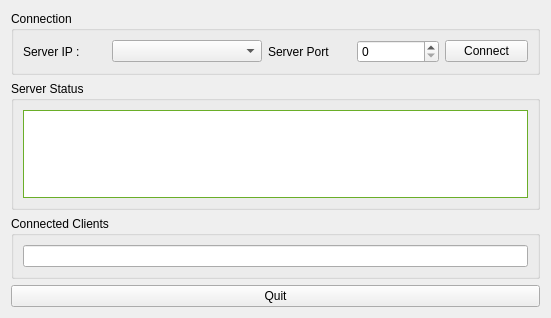
<?xml version="1.0" encoding="UTF-8"?>
<ui version="4.0">
 <class>ServerWindow</class>
 <widget class="QWidget" name="ServerWindow">
  <property name="geometry">
   <rect>
    <x>0</x>
    <y>0</y>
    <width>551</width>
    <height>318</height>
   </rect>
  </property>
  <property name="windowTitle">
   <string>SpeakAPP [Server Mode]</string>
  </property>
  <layout class="QVBoxLayout" name="verticalLayout_2">
   <item>
    <layout class="QVBoxLayout" name="verticalLayout">
     <item>
      <layout class="QHBoxLayout" name="Connection_horizontalLayout">
       <item>
        <widget class="QGroupBox" name="Connection_groupBox">
         <property name="title">
          <string>Connection</string>
         </property>
         <layout class="QHBoxLayout" name="horizontalLayout_2">
          <item>
           <widget class="QLabel" name="ServerIP_label">
            <property name="text">
             <string>Server IP : </string>
            </property>
           </widget>
          </item>
          <item>
           <widget class="QComboBox" name="ServerIP_comboBox">
            <property name="minimumSize">
             <size>
              <width>150</width>
              <height>0</height>
             </size>
            </property>
           </widget>
          </item>
          <item>
           <widget class="QLabel" name="ServerPort_label">
            <property name="text">
             <string>Server Port</string>
            </property>
           </widget>
          </item>
          <item>
           <widget class="QSpinBox" name="ServerPort_spinBox"/>
          </item>
          <item>
           <widget class="QPushButton" name="Connect_pushButton">
            <property name="text">
             <string>Connect</string>
            </property>
           </widget>
          </item>
         </layout>
        </widget>
       </item>
      </layout>
     </item>
     <item>
      <widget class="QGroupBox" name="ServerStatus_groupBox">
       <property name="palette">
        <palette>
         <active>
          <colorrole role="WindowText">
           <brush brushstyle="SolidPattern">
            <color alpha="255">
             <red>0</red>
             <green>0</green>
             <blue>0</blue>
            </color>
           </brush>
          </colorrole>
          <colorrole role="Button">
           <brush brushstyle="SolidPattern">
            <color alpha="255">
             <red>138</red>
             <green>226</green>
             <blue>52</blue>
            </color>
           </brush>
          </colorrole>
          <colorrole role="Light">
           <brush brushstyle="SolidPattern">
            <color alpha="255">
             <red>198</red>
             <green>255</green>
             <blue>143</blue>
            </color>
           </brush>
          </colorrole>
          <colorrole role="Midlight">
           <brush brushstyle="SolidPattern">
            <color alpha="255">
             <red>168</red>
             <green>240</green>
             <blue>97</blue>
            </color>
           </brush>
          </colorrole>
          <colorrole role="Dark">
           <brush brushstyle="SolidPattern">
            <color alpha="255">
             <red>69</red>
             <green>113</green>
             <blue>26</blue>
            </color>
           </brush>
          </colorrole>
          <colorrole role="Mid">
           <brush brushstyle="SolidPattern">
            <color alpha="255">
             <red>92</red>
             <green>151</green>
             <blue>34</blue>
            </color>
           </brush>
          </colorrole>
          <colorrole role="Text">
           <brush brushstyle="SolidPattern">
            <color alpha="255">
             <red>0</red>
             <green>0</green>
             <blue>0</blue>
            </color>
           </brush>
          </colorrole>
          <colorrole role="BrightText">
           <brush brushstyle="SolidPattern">
            <color alpha="255">
             <red>255</red>
             <green>255</green>
             <blue>255</blue>
            </color>
           </brush>
          </colorrole>
          <colorrole role="ButtonText">
           <brush brushstyle="SolidPattern">
            <color alpha="255">
             <red>0</red>
             <green>0</green>
             <blue>0</blue>
            </color>
           </brush>
          </colorrole>
          <colorrole role="Base">
           <brush brushstyle="SolidPattern">
            <color alpha="255">
             <red>255</red>
             <green>255</green>
             <blue>255</blue>
            </color>
           </brush>
          </colorrole>
          <colorrole role="Window">
           <brush brushstyle="SolidPattern">
            <color alpha="255">
             <red>138</red>
             <green>226</green>
             <blue>52</blue>
            </color>
           </brush>
          </colorrole>
          <colorrole role="Shadow">
           <brush brushstyle="SolidPattern">
            <color alpha="255">
             <red>0</red>
             <green>0</green>
             <blue>0</blue>
            </color>
           </brush>
          </colorrole>
          <colorrole role="AlternateBase">
           <brush brushstyle="SolidPattern">
            <color alpha="255">
             <red>196</red>
             <green>240</green>
             <blue>153</blue>
            </color>
           </brush>
          </colorrole>
          <colorrole role="ToolTipBase">
           <brush brushstyle="SolidPattern">
            <color alpha="255">
             <red>255</red>
             <green>255</green>
             <blue>220</blue>
            </color>
           </brush>
          </colorrole>
          <colorrole role="ToolTipText">
           <brush brushstyle="SolidPattern">
            <color alpha="255">
             <red>0</red>
             <green>0</green>
             <blue>0</blue>
            </color>
           </brush>
          </colorrole>
          <colorrole role="PlaceholderText">
           <brush brushstyle="SolidPattern">
            <color alpha="128">
             <red>0</red>
             <green>0</green>
             <blue>0</blue>
            </color>
           </brush>
          </colorrole>
         </active>
         <inactive>
          <colorrole role="WindowText">
           <brush brushstyle="SolidPattern">
            <color alpha="255">
             <red>0</red>
             <green>0</green>
             <blue>0</blue>
            </color>
           </brush>
          </colorrole>
          <colorrole role="Button">
           <brush brushstyle="SolidPattern">
            <color alpha="255">
             <red>138</red>
             <green>226</green>
             <blue>52</blue>
            </color>
           </brush>
          </colorrole>
          <colorrole role="Light">
           <brush brushstyle="SolidPattern">
            <color alpha="255">
             <red>198</red>
             <green>255</green>
             <blue>143</blue>
            </color>
           </brush>
          </colorrole>
          <colorrole role="Midlight">
           <brush brushstyle="SolidPattern">
            <color alpha="255">
             <red>168</red>
             <green>240</green>
             <blue>97</blue>
            </color>
           </brush>
          </colorrole>
          <colorrole role="Dark">
           <brush brushstyle="SolidPattern">
            <color alpha="255">
             <red>69</red>
             <green>113</green>
             <blue>26</blue>
            </color>
           </brush>
          </colorrole>
          <colorrole role="Mid">
           <brush brushstyle="SolidPattern">
            <color alpha="255">
             <red>92</red>
             <green>151</green>
             <blue>34</blue>
            </color>
           </brush>
          </colorrole>
          <colorrole role="Text">
           <brush brushstyle="SolidPattern">
            <color alpha="255">
             <red>0</red>
             <green>0</green>
             <blue>0</blue>
            </color>
           </brush>
          </colorrole>
          <colorrole role="BrightText">
           <brush brushstyle="SolidPattern">
            <color alpha="255">
             <red>255</red>
             <green>255</green>
             <blue>255</blue>
            </color>
           </brush>
          </colorrole>
          <colorrole role="ButtonText">
           <brush brushstyle="SolidPattern">
            <color alpha="255">
             <red>0</red>
             <green>0</green>
             <blue>0</blue>
            </color>
           </brush>
          </colorrole>
          <colorrole role="Base">
           <brush brushstyle="SolidPattern">
            <color alpha="255">
             <red>255</red>
             <green>255</green>
             <blue>255</blue>
            </color>
           </brush>
          </colorrole>
          <colorrole role="Window">
           <brush brushstyle="SolidPattern">
            <color alpha="255">
             <red>138</red>
             <green>226</green>
             <blue>52</blue>
            </color>
           </brush>
          </colorrole>
          <colorrole role="Shadow">
           <brush brushstyle="SolidPattern">
            <color alpha="255">
             <red>0</red>
             <green>0</green>
             <blue>0</blue>
            </color>
           </brush>
          </colorrole>
          <colorrole role="AlternateBase">
           <brush brushstyle="SolidPattern">
            <color alpha="255">
             <red>196</red>
             <green>240</green>
             <blue>153</blue>
            </color>
           </brush>
          </colorrole>
          <colorrole role="ToolTipBase">
           <brush brushstyle="SolidPattern">
            <color alpha="255">
             <red>255</red>
             <green>255</green>
             <blue>220</blue>
            </color>
           </brush>
          </colorrole>
          <colorrole role="ToolTipText">
           <brush brushstyle="SolidPattern">
            <color alpha="255">
             <red>0</red>
             <green>0</green>
             <blue>0</blue>
            </color>
           </brush>
          </colorrole>
          <colorrole role="PlaceholderText">
           <brush brushstyle="SolidPattern">
            <color alpha="128">
             <red>0</red>
             <green>0</green>
             <blue>0</blue>
            </color>
           </brush>
          </colorrole>
         </inactive>
         <disabled>
          <colorrole role="WindowText">
           <brush brushstyle="SolidPattern">
            <color alpha="255">
             <red>69</red>
             <green>113</green>
             <blue>26</blue>
            </color>
           </brush>
          </colorrole>
          <colorrole role="Button">
           <brush brushstyle="SolidPattern">
            <color alpha="255">
             <red>138</red>
             <green>226</green>
             <blue>52</blue>
            </color>
           </brush>
          </colorrole>
          <colorrole role="Light">
           <brush brushstyle="SolidPattern">
            <color alpha="255">
             <red>198</red>
             <green>255</green>
             <blue>143</blue>
            </color>
           </brush>
          </colorrole>
          <colorrole role="Midlight">
           <brush brushstyle="SolidPattern">
            <color alpha="255">
             <red>168</red>
             <green>240</green>
             <blue>97</blue>
            </color>
           </brush>
          </colorrole>
          <colorrole role="Dark">
           <brush brushstyle="SolidPattern">
            <color alpha="255">
             <red>69</red>
             <green>113</green>
             <blue>26</blue>
            </color>
           </brush>
          </colorrole>
          <colorrole role="Mid">
           <brush brushstyle="SolidPattern">
            <color alpha="255">
             <red>92</red>
             <green>151</green>
             <blue>34</blue>
            </color>
           </brush>
          </colorrole>
          <colorrole role="Text">
           <brush brushstyle="SolidPattern">
            <color alpha="255">
             <red>69</red>
             <green>113</green>
             <blue>26</blue>
            </color>
           </brush>
          </colorrole>
          <colorrole role="BrightText">
           <brush brushstyle="SolidPattern">
            <color alpha="255">
             <red>255</red>
             <green>255</green>
             <blue>255</blue>
            </color>
           </brush>
          </colorrole>
          <colorrole role="ButtonText">
           <brush brushstyle="SolidPattern">
            <color alpha="255">
             <red>69</red>
             <green>113</green>
             <blue>26</blue>
            </color>
           </brush>
          </colorrole>
          <colorrole role="Base">
           <brush brushstyle="SolidPattern">
            <color alpha="255">
             <red>138</red>
             <green>226</green>
             <blue>52</blue>
            </color>
           </brush>
          </colorrole>
          <colorrole role="Window">
           <brush brushstyle="SolidPattern">
            <color alpha="255">
             <red>138</red>
             <green>226</green>
             <blue>52</blue>
            </color>
           </brush>
          </colorrole>
          <colorrole role="Shadow">
           <brush brushstyle="SolidPattern">
            <color alpha="255">
             <red>0</red>
             <green>0</green>
             <blue>0</blue>
            </color>
           </brush>
          </colorrole>
          <colorrole role="AlternateBase">
           <brush brushstyle="SolidPattern">
            <color alpha="255">
             <red>138</red>
             <green>226</green>
             <blue>52</blue>
            </color>
           </brush>
          </colorrole>
          <colorrole role="ToolTipBase">
           <brush brushstyle="SolidPattern">
            <color alpha="255">
             <red>255</red>
             <green>255</green>
             <blue>220</blue>
            </color>
           </brush>
          </colorrole>
          <colorrole role="ToolTipText">
           <brush brushstyle="SolidPattern">
            <color alpha="255">
             <red>0</red>
             <green>0</green>
             <blue>0</blue>
            </color>
           </brush>
          </colorrole>
          <colorrole role="PlaceholderText">
           <brush brushstyle="SolidPattern">
            <color alpha="128">
             <red>0</red>
             <green>0</green>
             <blue>0</blue>
            </color>
           </brush>
          </colorrole>
         </disabled>
        </palette>
       </property>
       <property name="title">
        <string>Server Status</string>
       </property>
       <layout class="QVBoxLayout" name="verticalLayout_4">
        <item>
         <widget class="QTextEdit" name="InfoZone_textEdit"/>
        </item>
       </layout>
      </widget>
     </item>
     <item>
      <widget class="QGroupBox" name="ConnectedClients_groupBox">
       <property name="title">
        <string>Connected Clients</string>
       </property>
       <layout class="QHBoxLayout" name="horizontalLayout_3">
        <item>
         <widget class="QLineEdit" name="ConnectedClients_lineEdit"/>
        </item>
       </layout>
      </widget>
     </item>
     <item>
      <widget class="QPushButton" name="Quit_pushButton">
       <property name="text">
        <string>Quit</string>
       </property>
      </widget>
     </item>
    </layout>
   </item>
  </layout>
 </widget>
 <resources/>
 <connections>
  <connection>
   <sender>Quit_pushButton</sender>
   <signal>clicked()</signal>
   <receiver>ServerWindow</receiver>
   <slot>close()</slot>
   <hints>
    <hint type="sourcelabel">
     <x>189</x>
     <y>308</y>
    </hint>
    <hint type="destinationlabel">
     <x>209</x>
     <y>335</y>
    </hint>
   </hints>
  </connection>
 </connections>
</ui>
